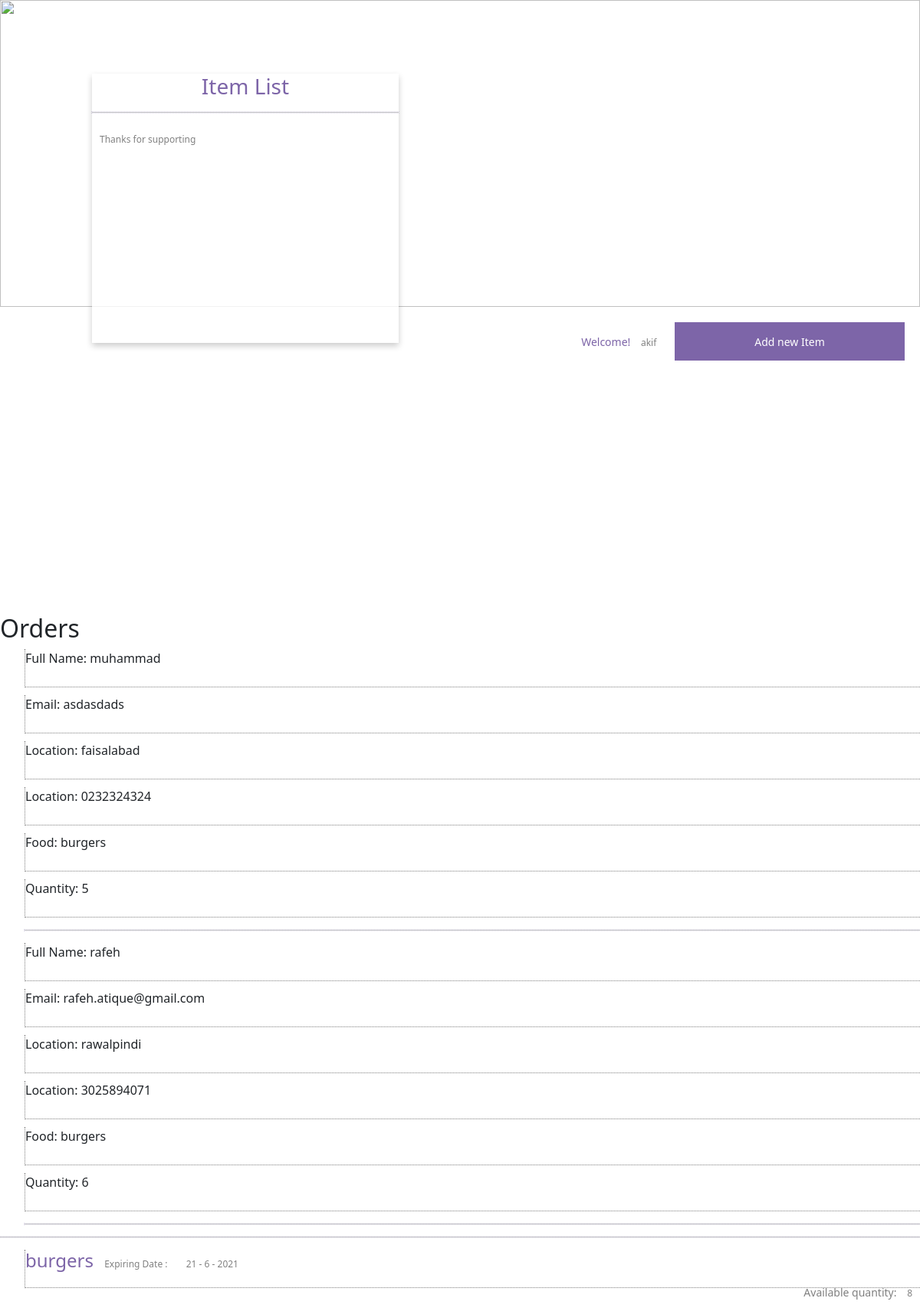
The page /list/item/akif on the database its author committed.
### app.py (models this page shows, shortened)
class orders(db.Model): #username of owner's food that's unique.
    id = db.Column(db.Integer, primary_key=True)
    username = db.Column(db.String(80), nullable=False) #username of food owner
    fullname = db.Column(db.String(120), nullable=False) #it will be the buyer's fullname
    email = db.Column(db.String(100), nullable=False) #it will be the buyer's email
    location = db.Column(db.String(200), nullable=False) #it will be the buyer's location
    contact = db.Column(db.String(20), nullable=False) #it will be the buyer's contact
    fooditemid = db.Column(db.Integer, nullable=False) #it will be the food item id which buyer has get
    quantityoffood = db.Column(db.String(1000), nullable=False) #it will be the food item quantity

class deletedfooditems(db.Model): #making this model because if foods are empty then we might have something in database that this was something food we have in db
    id = db.Column(db.Integer, primary_key=True)
    username = db.Column(db.String(80), nullable=False)
    itemName = db.Column(db.String(120), nullable=False)
    expDay = db.Column(db.Integer, nullable=False)
    expMonth = db.Column(db.Integer, nullable=False)
    expYear = db.Column(db.Integer, nullable=False)
    qx = db.Column(db.Integer, nullable=False)

### app.py (the view)
@app.route('/list/item/<username>')
def listitem(username):
    items = {}
    items = fooditem.query.filter_by(username=username).all()
    order = orders.query.filter_by(username=username).all()
    if len(items)==0: #if food is not in footitem it's mean everyfood has taken by someone.
        items = deletedfooditems.query.filter_by(username=username).all()
    obj = {}
    for item in order:
        try:
            value = fooditem.query.filter_by(id=item.fooditemid).first().itemName
        except:
            value = deletedfooditems.query.filter_by(id=item.fooditemid).first().itemName
        obj[item.fooditemid] = value
    return render_template("item-list-store.html", usrname=username, items=items, orders=order, foodnames=obj)

### templates/item-list-store.html (shortened to what this page needs)
{% extends 'base.html' %}
{% block body %}
<div class="header-container">
    <img src="/static/images/header.jpg" height="400px" width="100%" alt="">
    <div class="overlay-card">
        <h3>Item List</h3>
        <hr>
        <label>Thanks for supporting</label>
        <video width="400" height="240" autoplay muted>
            <source src="/static/video/thanks.mp4" type="video/mp4">
        </video>
    </div>
    <div id="username">Welcome! <label id="usrname">{{usrname}}</label>
        <button class="filledbtn" id="newitembtn">Add new Item</button>
    </div>
</div>
<h2>Orders</h2>
<ul>
    {% for item in orders %}
        <li>Full Name: {{item.fullname}}</li>
        <li>Email: {{item.email}}</li>
        <li>Location: {{item.location}}</li>
        <li>Location: {{item.contact}}</li>
        <li>Food: {{foodnames[item.fooditemid]}}</li>
        <li>Quantity: {{item.quantityoffood}}</li>
        <hr>
    {% endfor %}
</ul>
<hr>
<ul>
    {% for item in items %}
    <li>
        <h4>{{item.itemName}}</h4>
        <label>Expiring Date :</label> <label>{{item.expDay}} - {{item.expMonth}} - {{item.expYear}}</label>
       <span id="inlinerighttag">Available quantity: <label>{{item.qx}}</label></span>
    </li>
    {% endfor %}
</ul>
{% endblock %}

### templates/base.html (shortened to what this page needs)
<!DOCTYPE html>
<html lang="en">
<head>
    <link rel="stylesheet" href="{{ url_for('static', filename='css/main.css') }}">
    <link href="https://cdn.jsdelivr.net/npm/bootstrap@5.0.0-beta3/dist/css/bootstrap.min.css" rel="stylesheet">
    <link rel="stylesheet" href="path/to/font-awesome/css/font-awesome.min.css">
</head>
<body>
    {% block body %}{% endblock %}
</body>
</html>

### static/css/main.css (style rules this page uses)
body { font-family: Verdana, Geneva, Tahoma, sans-serif; margin: 0px !important; padding: 0px !important; }
* { box-sizing: border-box; }
.overlay-card { position: absolute; top: 12%; left: 10%; height: auto; width: 400px; box-shadow: 0 4px 8px 0 rgba(0,0,0,0.2); background-color: rgb(255, 255, 255, .8); }
.header-container { position: relative; height: 800px; width: 100%; }
h3 { color: rgb(125, 101, 168); text-align: center; }
h4 { display: inline; color: rgb(125, 101, 168); text-align: left; }
hr { outline: 1px rgb(125, 101, 168) dotted; border: none; fill: none; margin-bottom: 30px; }
.filledbtn { width: 300px; height: 50px; margin: 10px; border-style: none; color: white; background-color: rgb(125, 101, 168); }
label { display: inline; font-size: 12px; color: gray; margin: 10px; }
#username { text-align: right; font-size: 14px; color: rgb(125, 101, 168); margin: 10px; }
#inlinerighttag { display: block; width: 100%; text-align: right; font-size: 14px; color: gray; }
li { position: relative; width: 100%; height: 50px; list-style-type: none; margin-bottom: 10px; border-top: none; border-right: none; border-bottom: 1px gray dotted; border-left: 1px gray dotted; }

### rows shown on the page
orders: fullname "muhammad", email "asdasdads", location "faisalabad", contact "0232324324", fooditemid.itemName "burgers", quantityoffood "5"
orders: fullname "rafeh", email "rafeh.atique@gmail.com", location "rawalpindi", contact "3025894071", fooditemid.itemName "burgers", quantityoffood "6"
deletedfooditems: itemName "burgers", expDay "21", expMonth "6", expYear "2021", qx "8"

### other values the page prints
{{ usrname }} "akif"
